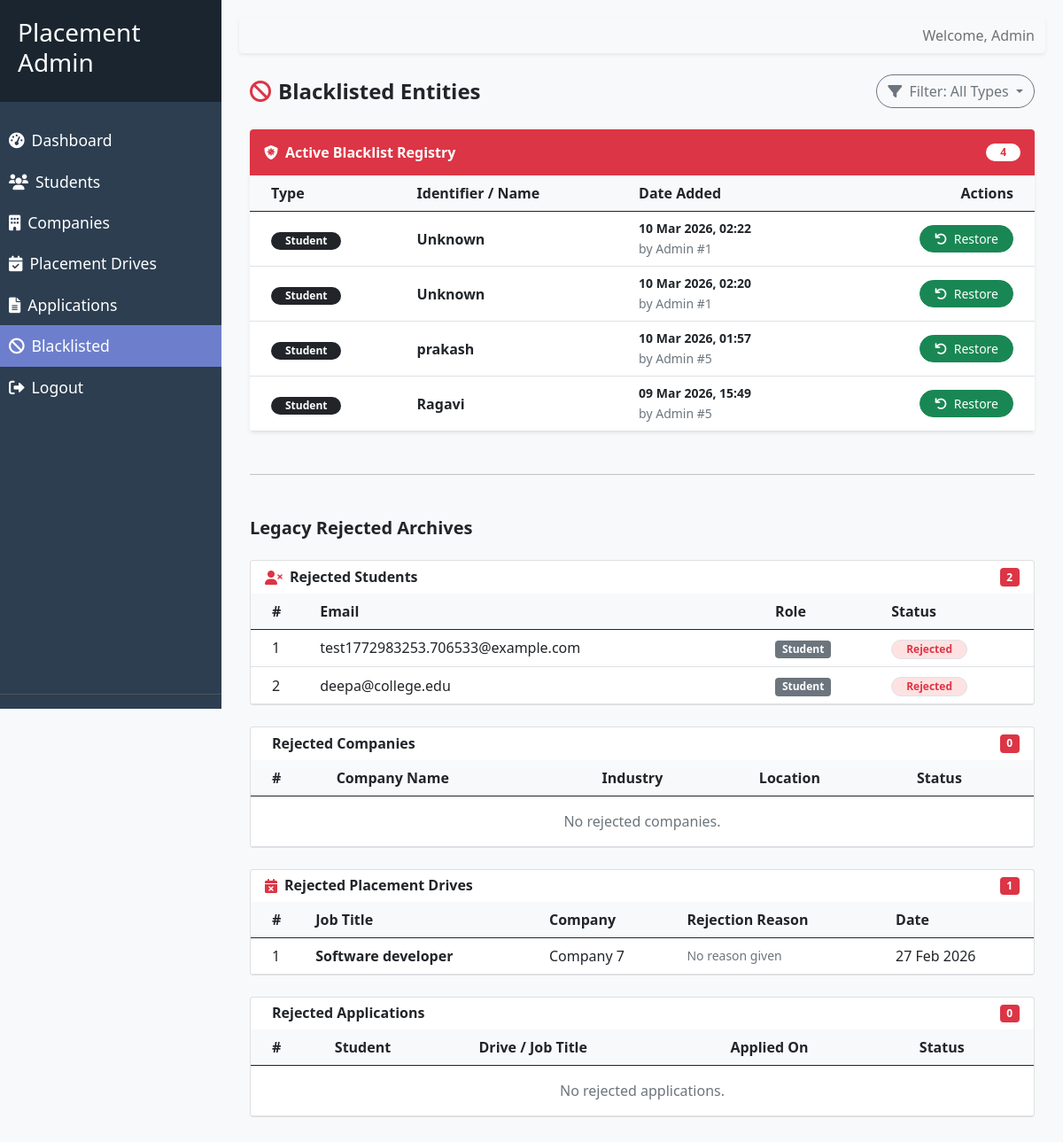
The page /admin/blacklisted (signed in) on the database its author committed.
### models/blacklist_entry.py (models this page shows, shortened)
class BlacklistEntry(db.Model):
    __tablename__ = "blacklist_entries"
    id = db.Column(db.Integer, primary_key=True)
    entity_type = db.Column(db.String(50), nullable=False)
    entity_id = db.Column(db.Integer, nullable=False)
    reason = db.Column(db.String(500), nullable=True)
    blacklisted_at = db.Column(db.DateTime, nullable=False, default=datetime.utcnow)
    admin_id = db.Column(db.Integer, db.ForeignKey("accounts.id"), nullable=False)
    admin = db.relationship("Account", backref=db.backref("blacklist_actions", lazy=True))

### models/account.py (models this page shows, shortened)
class Account(db.Model):
    __tablename__ = "accounts"
    id = db.Column(db.Integer, primary_key=True)
    login_identifier = db.Column(db.String(255), unique=True, nullable=False)
    password_hash = db.Column(db.String(255), nullable=False)
    role = db.Column(db.String(50), nullable=False)
    account_state = db.Column(
        db.String(50),
        nullable=False,
        default=AccountState.PENDING_VERIFICATION.value,
    )
    student_profile = db.relationship("StudentProfile", backref="account", lazy=True, uselist=False, cascade="all, delete-orphan")
    company_profile = db.relationship("CompanyProfile", backref="account", lazy=True, uselist=False, cascade="all, delete-orphan")
    created_at = db.Column(
        db.DateTime,
        nullable=False,
        default=datetime.now,
    )
    last_login_at = db.Column(db.DateTime, nullable=True)

### models/placement_drive.py (models this page shows, shortened)
class PlacementDrive(db.Model):
    __tablename__ = "placement_drives"
    id = db.Column(db.Integer, primary_key=True)
    company_id = db.Column(db.Integer, db.ForeignKey("company_profiles.id"), nullable=False)
    company = db.relationship("CompanyProfile")
    job_title = db.Column(db.String(200), nullable=False)
    job_description = db.Column(db.Text, nullable=False)
    eligibility_criteria = db.Column(db.String(500), nullable=False)
    job_location = db.Column(db.String(100), nullable=False)
    package_amount = db.Column(db.String(50), nullable=False)
    application_deadline = db.Column(db.DateTime, nullable=False)
    approval_status = db.Column(
        db.Enum(DriveStatus),
        nullable=False,
        default=DriveStatus.PENDING
    )
    created_at = db.Column(db.DateTime, nullable=False, server_default=db.func.now())
    approved_at = db.Column(db.DateTime, nullable=True, onupdate=db.func.now())
    rejection_reason = db.Column(db.String(500), nullable=True)

### models/company_profile.py (models this page shows, shortened)
class CompanyProfile(db.Model):
    __tablename__ = "company_profiles"
    id = db.Column(db.Integer, primary_key=True)
    account_id = db.Column(db.Integer, db.ForeignKey("accounts.id"), unique=True, nullable=False)
    name = db.Column(db.String(255), nullable=False)
    company_id_field = db.Column(db.String(100), unique=True, nullable=False)
    website_url = db.Column(db.String(255), nullable=True)
    industry_type = db.Column(db.String(255), nullable=True)
    location = db.Column(db.String(255), nullable=True)
    approval_status = db.Column(
        db.Enum(ApprovalAction),
        nullable=False,
        default=ApprovalAction.PENDING,
        index=True
    )
    hr_contact = db.Column(db.String(255), nullable=False)
    work_email = db.Column(db.String(255), unique=True, nullable=False)

### routes/moderation_routes.py (the view)
@admin_bp.route("/blacklisted", endpoint="blacklisted")
def view_restricted_entities():
    filter_type = request.args.get('type')
    query = BlacklistEntry.query
    if filter_type:
        query = query.filter_by(entity_type=filter_type)
    blacklisted_items = query.order_by(BlacklistEntry.blacklisted_at.desc()).all()
    for item in blacklisted_items:
        item.display_name = "Unknown"
        if item.entity_type == 'student':
            student = StudentProfile.query.get(item.entity_id)
            if student: item.display_name = student.full_name
        elif item.entity_type == 'company':
            company = CompanyProfile.query.get(item.entity_id)
            if company: item.display_name = company.name
        elif item.entity_type == 'drive':
            drive = PlacementDrive.query.get(item.entity_id)
            if drive: item.display_name = drive.job_title
        elif item.entity_type == 'application':
            app = StudentApplication.query.get(item.entity_id)
            if app: item.display_name = f"{app.student.full_name} - {app.drive.job_title}"
    rejected_students = Account.query.filter_by(
        role=AccountRole.STUDENT.value, account_state=AccountState.REJECTED.value
    ).all()
    rejected_company_accounts = Account.query.filter_by(
        role=AccountRole.COMPANY.value, account_state=AccountState.REJECTED.value
    ).all()
    rejected_companies = [acc.company_profile for acc in rejected_company_accounts if acc.company_profile]
    rejected_drives = PlacementDrive.query.filter_by(approval_status=DriveStatus.REJECTED).all()
    rejected_apps = StudentApplication.query.filter_by(status=ApplicationStatus.REJECTED).all()
    return render_template(
        "admin/blacklisted.html",
        blacklisted_items=blacklisted_items,
        rejected_students=rejected_students,
        rejected_companies=rejected_companies,
        rejected_drives=rejected_drives,
        rejected_apps=rejected_apps,
        filter_type=filter_type
    )

### routes/moderation_routes.py (called while the page is built)
@admin_bp.before_request
def admin_required():
    if session.get("role") != "admin":
        return redirect(url_for("auth.admin_login"))

### templates/admin/blacklisted.html (shortened to what this page needs)
{% extends 'base_admin.html' %}
{% block content %}
<div class="container-fluid">
    <div class="row align-items-center mb-4">
        <div class="col">
            <h4 class="fw-bold mb-0"><i class="fas fa-ban me-2 text-danger"></i>Blacklisted Entities</h4>
        </div>
        <div class="col-auto">
            <div class="dropdown">
                <button class="btn btn-outline-secondary dropdown-toggle rounded-pill" type="button"
                    data-bs-toggle="dropdown">
                    <i class="fas fa-filter me-1"></i> Filter: {{ filter_type.capitalize() if filter_type else 'All
                    Types' }}
                </button>
            </div>
        </div>
    </div>
    <div class="card shadow-sm border-0 rounded-4 overflow-hidden mb-5">
        <div class="card-header bg-danger text-white py-3 border-0">
            <div class="d-flex align-items-center">
                <i class="fas fa-shield-virus me-2"></i>
                <h6 class="fw-bold mb-0">Active Blacklist Registry</h6>
                <span class="badge bg-white text-danger ms-auto rounded-pill px-3">{{ blacklisted_items|length }}</span>
            </div>
        </div>
        <div class="table-responsive">
            <table class="table align-middle table-hover mb-0">
                <thead class="bg-light">
                    <tr>
                        <th class="ps-4">Type</th>
                        <th>Identifier / Name</th>
                        <th>Date Added</th>
                        <th class="text-end pe-4">Actions</th>
                    </tr>
                </thead>
                <tbody>
                    {% for entry in blacklisted_items %}
                    <tr>
                        <td class="ps-4">
                            <span class="badge bg-dark rounded-pill px-3">{{ entry.entity_type.capitalize() }}</span>
                        </td>
                        <td class="fw-bold">{{ entry.display_name }}</td>
                        <td>
                            <div class="small fw-bold">{{ entry.blacklisted_at.strftime('%d %b %Y, %H:%M') }}</div>
                            <small class="text-muted">by Admin #{{ entry.admin_id }}</small>
                        </td>
                        <td class="text-end pe-4">
                            <form action="{{ url_for('admin.unblacklist_entity', entry_id=entry.id) }}" method="POST"
                                class="d-inline">
                                <button type="submit" class="btn btn-sm btn-success rounded-pill px-3"
                                    onclick="return confirm('Restore this entity from the blacklist?')">
                                    <i class="fas fa-undo me-1"></i> Restore
                                </button>
                            </form>
                        </td>
                    </tr>
                    {% endfor %}
                </tbody>
            </table>
        </div>
    </div>
    <hr class="my-5">
    <h5 class="fw-bold mb-4 opacity-75">Legacy Rejected Archives</h5>
    <div class="card mb-4">
        <div class="card-header bg-transparent border-0 d-flex align-items-center gap-2">
            <i class="fas fa-user-times text-danger"></i>
            <h6 class="fw-bold mb-0">Rejected Students</h6>
            <span class="badge bg-danger ms-auto">{{ rejected_students|length }}</span>
        </div>
        <div class="table-responsive">
            <table class="table align-middle table-hover mb-0">
                <thead class="bg-light">
                    <tr>
                        <th class="ps-4">#</th>
                        <th>Email</th>
                        <th>Role</th>
                        <th>Status</th>
                    </tr>
                </thead>
                <tbody>
                    {% for acc in rejected_students %}
                    <tr>
                        <td class="ps-4">{{ loop.index }}</td>
                        <td>{{ acc.login_identifier }}</td>
                        <td><span class="badge bg-secondary">Student</span></td>
                        <td><span class="badge bg-danger-subtle text-danger border rounded-pill px-3">Rejected</span>
                        </td>
                    </tr>
                    {% else %}
                    <tr>
                        <td colspan="4" class="text-center text-muted py-3">No rejected students.</td>
                    </tr>
                    {% endfor %}
                </tbody>
            </table>
        </div>
    </div>
    <div class="card mb-4">
        <div class="card-header bg-transparent border-0 d-flex align-items-center gap-2">
            <h6 class="fw-bold mb-0">Rejected Companies</h6>
            <span class="badge bg-danger ms-auto">{{ rejected_companies|length }}</span>
        </div>
        <div class="table-responsive">
            <table class="table align-middle table-hover mb-0">
                <thead class="bg-light">
                    <tr>
                        <th class="ps-4">#</th>
                        <th>Company Name</th>
                        <th>Industry</th>
                        <th>Location</th>
                        <th>Status</th>
                    </tr>
                </thead>
                <tbody>
                    {% for company in rejected_companies %}
                    <tr>
                        <td class="ps-4">{{ loop.index }}</td>
                        <td class="fw-bold">{{ company.name }}</td>
                        <td>{{ company.industry_type or '—' }}</td>
                        <td>{{ company.location or '—' }}</td>
                        <td><span class="badge bg-danger-subtle text-danger border rounded-pill px-3">Rejected</span>
                        </td>
                    </tr>
                    {% else %}
                    <tr>
                        <td colspan="5" class="text-center text-muted py-3">No rejected companies.</td>
                    </tr>
                    {% endfor %}
                </tbody>
            </table>
        </div>
    </div>
    <div class="card mb-4">
        <div class="card-header bg-transparent border-0 d-flex align-items-center gap-2">
            <i class="fas fa-calendar-xmark text-danger"></i>
            <h6 class="fw-bold mb-0">Rejected Placement Drives</h6>
            <span class="badge bg-danger ms-auto">{{ rejected_drives|length }}</span>
        </div>
        <div class="table-responsive">
            <table class="table align-middle table-hover mb-0">
                <thead class="bg-light">
                    <tr>
                        <th class="ps-4">#</th>
                        <th>Job Title</th>
                        <th>Company</th>
                        <th>Rejection Reason</th>
                        <th>Date</th>
                    </tr>
                </thead>
                <tbody>
                    {% for drive in rejected_drives %}
                    <tr>
                        <td class="ps-4">{{ loop.index }}</td>
                        <td class="fw-bold">{{ drive.job_title }}</td>
                        <td>{{ drive.company.name if drive.company else '—' }}</td>
                        <td class="text-muted small">{{ drive.rejection_reason or 'No reason given' }}</td>
                        <td>{{ drive.created_at.strftime('%d %b %Y') }}</td>
                    </tr>
                    {% else %}
                    <tr>
                        <td colspan="5" class="text-center text-muted py-3">No rejected drives.</td>
                    </tr>
                    {% endfor %}
                </tbody>
            </table>
        </div>
    </div>
    <div class="card mb-4">
        <div class="card-header bg-transparent border-0 d-flex align-items-center gap-2">
            <h6 class="fw-bold mb-0">Rejected Applications</h6>
            <span class="badge bg-danger ms-auto">{{ rejected_apps|length }}</span>
        </div>
        <div class="table-responsive">
            <table class="table align-middle table-hover mb-0">
                <thead class="bg-light">
                    <tr>
                        <th class="ps-4">#</th>
                        <th>Student</th>
                        <th>Drive / Job Title</th>
                        <th>Applied On</th>
                        <th>Status</th>
                    </tr>
                </thead>
                <tbody>
                    {% for app in rejected_apps %}
                    <tr>
                        <td class="ps-4">{{ loop.index }}</td>
                        <td>{{ app.student.full_name if app.student else '—' }}</td>
                        <td>{{ app.drive.job_title if app.drive else '—' }}</td>
                        <td>{{ app.applied_at.strftime('%d %b %Y') }}</td>
                        <td><span class="badge bg-danger-subtle text-danger border rounded-pill px-3">Rejected</span>
                        </td>
                    </tr>
                    {% else %}
                    <tr>
                        <td colspan="5" class="text-center text-muted py-3">No rejected applications.</td>
                    </tr>
                    {% endfor %}
                </tbody>
            </table>
        </div>
    </div>
</div>
{% endblock %}

### templates/base_admin.html (style rules this page uses)
body { display: flex; min-height: 100vh; background-color: #f8f9fa; }

### templates/admin/blacklisted.html (style rules this page uses)
.bg-danger-subtle { background-color: #fee2e2; }

### rows shown on the page
BlacklistEntry: entity_type "Student", display_name "Unknown", blacklisted_at "10 Mar 2026, 02:22", admin_id "1"
BlacklistEntry: entity_type "Student", display_name "Unknown", blacklisted_at "10 Mar 2026, 02:20", admin_id "1"
BlacklistEntry: entity_type "Student", display_name "prakash", blacklisted_at "10 Mar 2026, 01:57", admin_id "5"
BlacklistEntry: entity_type "Student", display_name "Ragavi", blacklisted_at "09 Mar 2026, 15:49", admin_id "5"
Account: login_identifier "test1772983253.706533@example.com"
Account: login_identifier "deepa@college.edu"
PlacementDrive: job_title "Software developer", company "Company 7", rejection_reason "No reason given", created_at "27 Feb 2026"

### other values the page prints
{{ blacklisted_items|length }} "4"
{{ rejected_students|length }} "2"
{{ rejected_companies|length }} "0"
{{ rejected_drives|length }} "1"
{{ rejected_apps|length }} "0"
